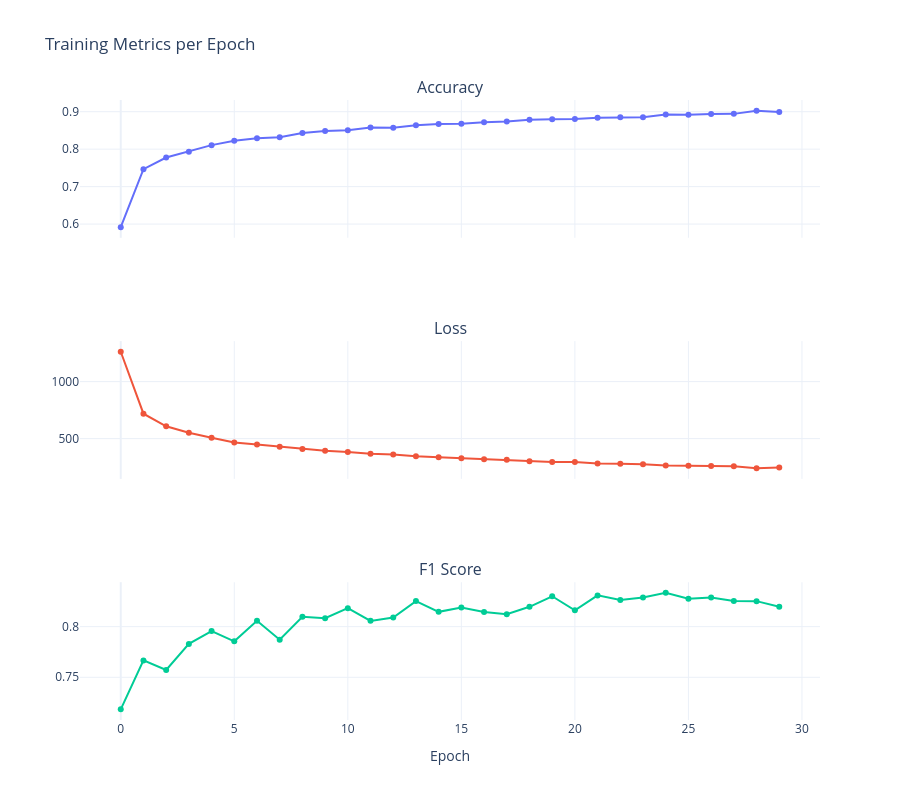

Notebook source saved alongside this figure:
### Markdown cell above
#### Analysis of model training

### Code cell
# --- Load arrays ---
accuracies = np.load("./ACCURACIES.npy")
losses = np.load("./LOSSES.npy")
f1scores = np.load("./F1SCORES.npy")

# --- Create epoch axis ---
epochs = np.arange(len(accuracies))

# --- Create subplots (3 rows, shared x-axis) ---
fig = make_subplots(
    rows=3,
    cols=1,
    shared_xaxes=True,
    subplot_titles=("Accuracy", "Loss", "F1 Score")
)

# --- Accuracy subplot ---
fig.add_trace(
    go.Scatter(x=epochs, y=accuracies,
               mode="lines+markers",
               name="Accuracy"),
    row=1, col=1
)

# --- Loss subplot ---
fig.add_trace(
    go.Scatter(x=epochs, y=losses,
               mode="lines+markers",
               name="Loss"),
    row=2, col=1
)

# --- F1 subplot ---
fig.add_trace(
    go.Scatter(x=epochs, y=f1scores,
               mode="lines+markers",
               name="F1 Score"),
    row=3, col=1
)

# --- Layout ---
fig.update_layout(
    height=800,
    title="Training Metrics per Epoch",
    showlegend=False,
    template="plotly_white"
)

fig.update_xaxes(title_text="Epoch", row=3, col=1)

fig.show()

### Figure 1 — Plotly figure (JSON) as saved in the notebook; plotly's stock layout.template omitted (floating-point values rounded to 4 significant figures)
{"data": [{"mode": "lines+markers", "name": "Accuracy", "type": "scatter", "x": [0, 1, 2, 3, 4, 5, 6, 7, 8, 9, 10, 11, 12, 13, 14, 15, 16, 17, 18, 19, 20, 21, 22, 23, 24, 25, 26, 27, 28, 29], "xaxis": "x", "y": [0.5918, 0.7464, 0.7778, 0.7933, 0.8108, 0.8225, 0.8291, 0.8319, 0.8431, 0.8487, 0.8505, 0.8577, 0.8573, 0.8637, 0.8669, 0.8678, 0.872, 0.8741, 0.8783, 0.88, 0.8806, 0.8842, 0.8851, 0.885, 0.8924, 0.8919, 0.8939, 0.8942, 0.9029, 0.8991], "yaxis": "y"}, {"mode": "lines+markers", "name": "Loss", "type": "scatter", "x": [0, 1, 2, 3, 4, 5, 6, 7, 8, 9, 10, 11, 12, 13, 14, 15, 16, 17, 18, 19, 20, 21, 22, 23, 24, 25, 26, 27, 28, 29], "xaxis": "x2", "y": [1262.0, 718.2, 607.7, 550.6, 506.7, 465.7, 447.1, 428.1, 408.3, 393.3, 382.0, 367.7, 360.7, 344.0, 336.5, 327.3, 319.3, 314.8, 301.2, 294.5, 293.6, 281.9, 279.4, 275.5, 263.3, 262.7, 258.4, 256.2, 239.7, 245.3], "yaxis": "y2"}, {"mode": "lines+markers", "name": "F1 Score", "type": "scatter", "x": [0, 1, 2, 3, 4, 5, 6, 7, 8, 9, 10, 11, 12, 13, 14, 15, 16, 17, 18, 19, 20, 21, 22, 23, 24, 25, 26, 27, 28, 29], "xaxis": "x3", "y": [0.7184, 0.7667, 0.7572, 0.783, 0.7957, 0.7855, 0.8058, 0.7871, 0.8098, 0.8083, 0.8182, 0.8057, 0.809, 0.8252, 0.8146, 0.8189, 0.8145, 0.8122, 0.8196, 0.83, 0.8161, 0.8308, 0.8263, 0.8287, 0.8333, 0.8276, 0.8287, 0.8252, 0.8251, 0.8196], "yaxis": "y3"}], "layout": {"annotations": [{"font": {"size": 16}, "showarrow": false, "text": "Accuracy", "x": 0.5, "xanchor": "center", "xref": "paper", "y": 1, "yanchor": "bottom", "yref": "paper"}, {"font": {"size": 16}, "showarrow": false, "text": "Loss", "x": 0.5, "xanchor": "center", "xref": "paper", "y": 0.6111, "yanchor": "bottom", "yref": "paper"}, {"font": {"size": 16}, "showarrow": false, "text": "F1 Score", "x": 0.5, "xanchor": "center", "xref": "paper", "y": 0.2222, "yanchor": "bottom", "yref": "paper"}], "height": 800, "showlegend": false, "title": {"text": "Training Metrics per Epoch"}, "xaxis": {"anchor": "y", "domain": [0, 1], "matches": "x3", "showticklabels": false}, "xaxis2": {"anchor": "y2", "domain": [0, 1], "matches": "x3", "showticklabels": false}, "xaxis3": {"anchor": "y3", "domain": [0, 1], "title": {"text": "Epoch"}}, "yaxis": {"anchor": "x", "domain": [0.7778, 1]}, "yaxis2": {"anchor": "x2", "domain": [0.3889, 0.6111]}, "yaxis3": {"anchor": "x3", "domain": [0, 0.2222]}}}
